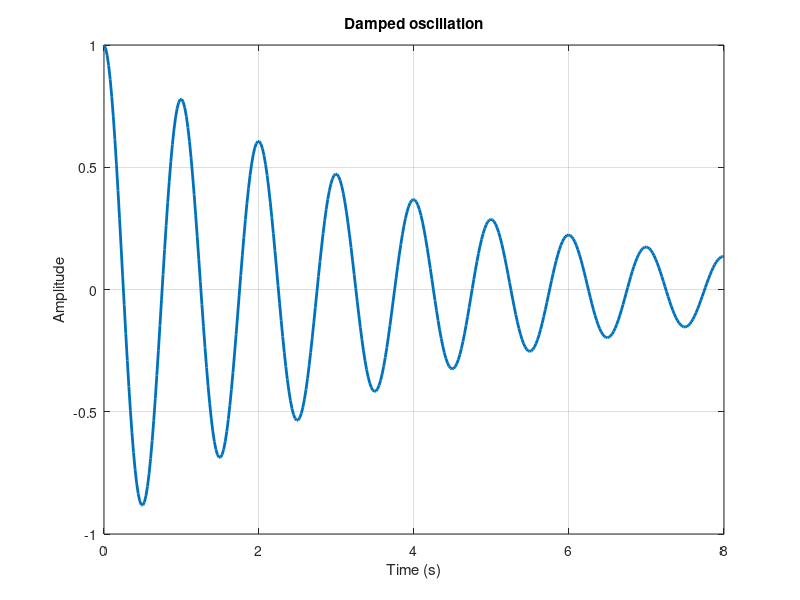

Source code (MATLAB):
%% A familiar scientific workflow
% Open MathLab runs MATLAB-style scripts using GNU Octave.
% Press F5 to run this file, or Ctrl+Enter to run a section.

%% Solve a linear system
A = [4 1 2; 1 3 0; 2 0 5];
b = [7; 4; 9];
x = A \ b;
disp('Solution of A*x = b:');
disp(x);
residual = norm(A*x - b);

%% Visualize a damped oscillation
t = linspace(0, 8, 400);
y = exp(-0.25*t) .* cos(2*pi*t);
figure(1);
plot(t, y, 'LineWidth', 2);
grid on;
xlabel('Time (s)');
ylabel('Amplitude');
title('Damped oscillation');

%% Save and restore data
% Use the Save Workspace button to save a MAT file.
% Use Load Data to restore variables into this same workspace.
